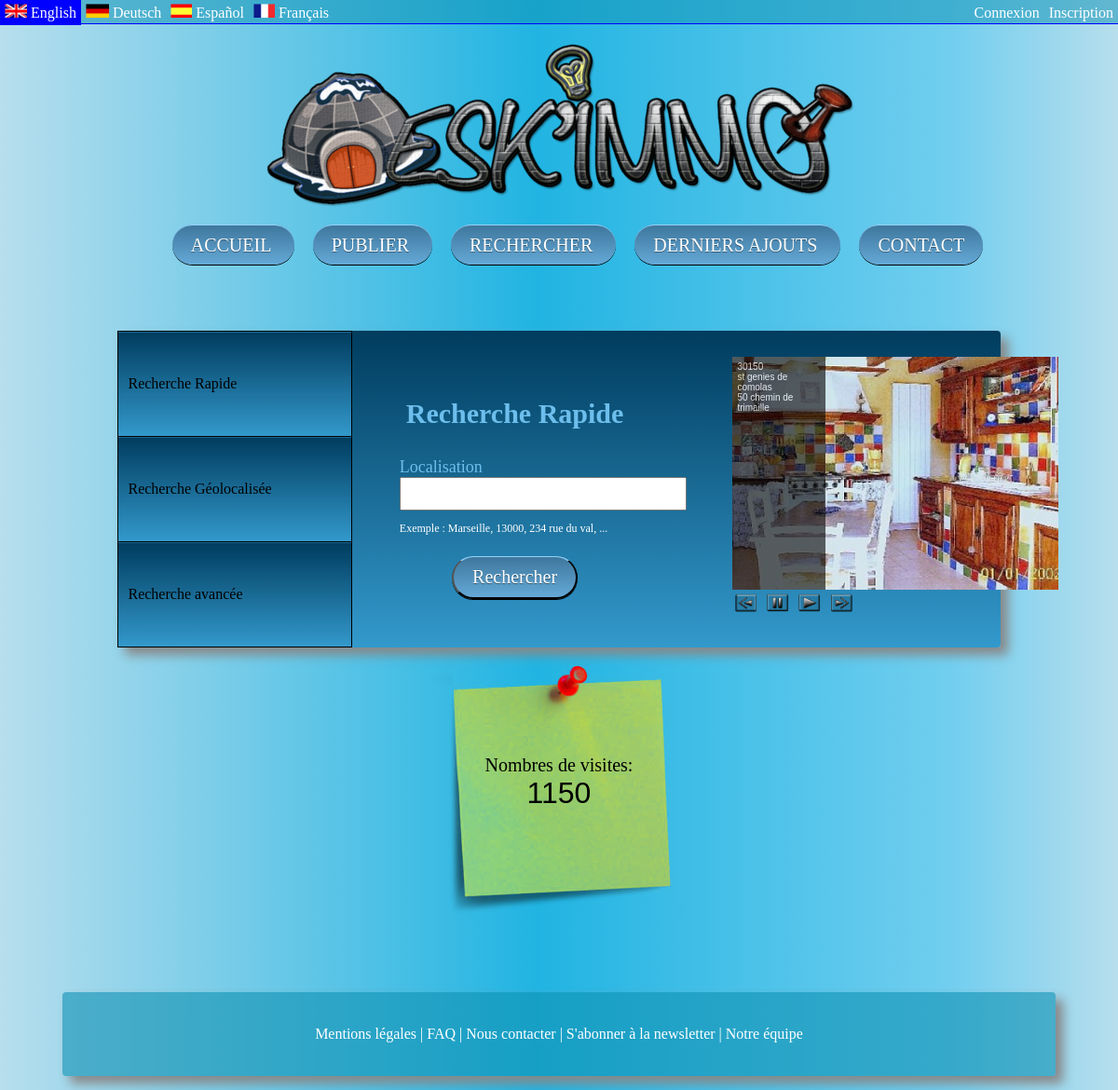
The page / on the database its author committed.
### tables this page shows
CREATE TABLE IF NOT EXISTS `logements` (
  `id` int(11) NOT NULL AUTO_INCREMENT,
  `adresse` varchar(255) NOT NULL,
  `charges_incluses` varchar(255) NOT NULL,
  `etage` varchar(255) NOT NULL,
  `ville` varchar(255) NOT NULL,
  `code_postal` int(11) NOT NULL,
  `date_dispo_debut` date NOT NULL,
  `date_dispo_fin` date NOT NULL,
  `loyer` int(11) NOT NULL,
  `devise` varchar(255) NOT NULL,
  `type_logement` varchar(255) NOT NULL,
  `type_annonce` varchar(255) NOT NULL,
  `superficie` int(11) NOT NULL,
  `nb_pieces` int(50) NOT NULL,
  `nb_chambres` int(11) NOT NULL,
  `meuble` varchar(11) NOT NULL,
  `sanitaires` varchar(255) NOT NULL,
  `salle_de_bain` varchar(255) NOT NULL,
  `cuisine` varchar(255) NOT NULL,
  `chauffage` varchar(255) NOT NULL,
  `energetic` varchar(255) NOT NULL,
  `phone` int(11) NOT NULL,
  `dispo_media` varchar(255) NOT NULL,
  `commentaire` text NOT NULL,
  `photos` varchar(255) NOT NULL,
  `membre_id` int(11) NOT NULL,
  `date_ajout` datetime NOT NULL,
  `pays` varchar(255) NOT NULL,
  `lesPlus` varchar(255) NOT NULL,
  `accessibilite_services` varchar(255) NOT NULL,
  PRIMARY KEY (`id`)
);

CREATE TABLE IF NOT EXISTS `photo` (
  `id` int(11) NOT NULL AUTO_INCREMENT,
  `logement_id` int(11) NOT NULL,
  `photo` varchar(255) NOT NULL,
  PRIMARY KEY (`id`)
);

### controleurs/recherche.php (called while the page is built)
<?php
include(dirname(__FILE__) . '/../modeles/recherche.php');
$logements = lastLogement();
include(dirname(__FILE__) . '/../vues/recherche.php');
?>

### controleurs/accueil.php (called while the page is built, shortened)
<?php
include(dirname(__FILE__).'/../controleurs/haut.php');
include(dirname(__FILE__).'/../controleurs/topMenu.php');
include(dirname(__FILE__).'/../modeles/accueil.php');
include(dirname(__FILE__).'/../vues/accueil.php');
include(dirname(__FILE__).'/../controleurs/bas.php');
?>

### modeles/recherche.php (called while the page is built)
<?php
function lastLogement() {
    $pdo_options[PDO::ATTR_ERRMODE] = PDO::ERRMODE_EXCEPTION;
    $bdd = new PDO('mysql:host=' . BDD_HOST . ';dbname=' . BDD_NAME, BDD_USER, BDD_PASS, $pdo_options);
    $a = $bdd->prepare("SELECT * FROM logements ORDER BY date_ajout DESC LIMIT 0,10");
    $a->execute();
    $r = $a->fetchAll();
    return $r;
}
function getImage($id){
    $pdo_options[PDO::ATTR_ERRMODE] = PDO::ERRMODE_EXCEPTION;
    $bdd = new PDO('mysql:host=' . BDD_HOST . ';dbname=' . BDD_NAME, BDD_USER, BDD_PASS, $pdo_options);
    $a = $bdd->prepare("SELECT * FROM photo WHERE logement_id = ?");
    $a->execute(array($id));
    $r = $a->fetch();
    return $r['photo'];
}
?>

### vues/recherche.php (the view, shortened to what this page needs)
<div id="search" >
    <table>
        <tr>
            <td class="searchButton" onmouseover="rechercheRapideIn()" onmouseout="rechercheRapideOut()" onclick="rechercheRapideClick()" id="rechercheRapide" >
                <?php
                if ($_SESSION['langue'] == "fr") {
                    echo "Recherche Rapide";
                } elseif ($_SESSION['langue'] == "en") {
                    echo "Quick search";
                } elseif ($_SESSION['langue'] == "de") {
                    echo "Schnelle Suche";
                } elseif ($_SESSION['langue'] == "es") {
                    echo "B&uacute;squeda r&aacute;pida";
                }
                ?>
            </td>
            <td rowspan="3" style=";padding-left: 5%;width: 300px; " >
                <div id="rechercheRap">
                    <h3><?php
                if ($_SESSION['langue'] == "fr") {
                    echo "Recherche Rapide";
                } elseif ($_SESSION['langue'] == "en") {
                    echo "Quick search";
                } elseif ($_SESSION['langue'] == "de") {
                    echo "Schnelle Suche";
                } elseif ($_SESSION['langue'] == "es") {
                    echo "B&uacute;squeda r&aacute;pida";
                }
                ?></h3>
                    <form method="post" action="index.php?page=resultatRecherche" >
                        <label for="localisation" ><?php
                        if ($_SESSION['langue'] == "fr") {
                            echo "Localisation";
                        } elseif ($_SESSION['langue'] == "en") {
                            echo "Location";
                        } elseif ($_SESSION['langue'] == "de") {
                            echo "Lage";
                        } elseif ($_SESSION['langue'] == "es") {
                            echo "Ubicaci&oacute;n";
                        }
                ?></label><br/>
                        <input type="text" id="local" name="local" style="width: 300px;height: 30px;" onkeyup="liste();" />
                        <p>
                            <?php
                            if ($_SESSION['langue'] == "fr") {
                                echo "Exemple :";
                            } elseif ($_SESSION['langue'] == "en") {
                                echo "Example :";
                            } elseif ($_SESSION['langue'] == "de") {
                                echo "Beispiel :";
                            } elseif ($_SESSION['langue'] == "es") {
                                echo "Ejemplo :";
                            }
                            ?> Marseille, 13000, 234 rue du val, ...
                        </p>
                        <center>
                            <input type="submit" class="topMenuButton" value="<?php
                            if ($_SESSION['langue'] == "fr") {
                                echo "Rechercher";
                            } elseif ($_SESSION['langue'] == "en") {
                                echo "Search";
                            } elseif ($_SESSION['langue'] == "de") {
                                echo "Suche";
                            } elseif ($_SESSION['langue'] == "es") {
                                echo "Buscar";
                            }
                            ?>" />
                        </center>
                    </form>
                </div>
            </td>
            <td rowspan="3" style="padding-left:100px;;width: 500px;" >
                <div id="slider">
                    <div id="mask-gallery">
                        <ul id="gallery">
                            <?php
                            foreach ($logements as $value) {
                                ?>
                                <li><a href="index.php?page=pageLogementFinale&amp;id=<?php echo $value['id'] ?>"><img src="<?php echo "webroot/img/logements/" . getImage($value['id']); ?>" width="350" height="250" alt=""/></a></li>
                                <?php
                            }
                            ?>
                        </ul>
                    </div>
                    <div id="mask-excerpt">
                        <ul id="excerpt">
                            <?php
                            foreach ($logements as $value) {
                                ?>
                                <li><?php echo $value['code_postal'] . "<br/>" . $value['ville'] . "<br/>" . $value['adresse']; ?></li>
                                <?php
                            }
                            ?>
                        </ul>
                    </div>
                </div>
                <div id="buttons">
                    <a href="#" id="btn-prev"><img alt="prev" src="webroot/img/prev.png" height="30px" width="30px" /></a>
                    <a href="#" id="btn-pause"><img alt="pause" src="webroot/img/pause.png" height="30px" width="30px" /></a>
                    <a href="#" id="btn-play"><img alt="play" src="webroot/img/play.png" height="30px" width="30px" /></a>
                    <a href="#" id="btn-next"><img alt="next" src="webroot/img/next.png" height="30px" width="30px" /></a>
                </div>
            </td>
        </tr>
        <tr>
            <td class="searchButton" onmouseover="rechercheGeoIn()" onmouseout="rechercheGeoOut()" onclick="rechercheGeoClick()" id="rechercheGeo" >
                <?php
                if ($_SESSION['langue'] == "fr") {
                    echo "Recherche G&eacute;olocalis&eacute;e";
                } elseif ($_SESSION['langue'] == "en") {
                    echo "Geotagged Search";
                } elseif ($_SESSION['langue'] == "de") {
                    echo "Géo-lokalisiert Suche ";
                } elseif ($_SESSION['langue'] == "es") {
                    echo "Buscar con etiqueta geogr&aacute;fica";
                }
                ?>
            </td>
        </tr>
        <tr>
            <td class="searchButton" onmouseover="rechercheAvIn()" onmouseout="rechercheAvOut()" onclick="rechercheAvClick()" id="rechercheAv" >
                <?php
                if ($_SESSION['langue'] == "fr") {
                    echo "Recherche avanc&eacute;e";
                } elseif ($_SESSION['langue'] == "en") {
                    echo "Advanced search";
                } elseif ($_SESSION['langue'] == "de") {
                    echo "fortschrittliche Suche";
                } elseif ($_SESSION['langue'] == "es") {
                    echo "Busqueda avanzada";
                }
                ?>
            </td>
        </tr>
    </table>
</div>

### webroot/css/style.css (style rules this page uses)
#slider { width:4000px; height:2500px; position:relative; overflow:hidden; }
#mask-gallery { overflow:hidden; }
#gallery { list-style:none; margin:0; padding:0; z-index:0; width:900px; overflow:hidden; }
#gallery li { float:left; }
#mask-excerpt { position:absolute; top:0; left:0; z-index:500; width:100px; overflow:hidden; }
#excerpt { filter:alpha(opacity=60); -moz-opacity:0.6; -khtml-opacity: 0.6; opacity: 0.6; list-style:none; margin:0; padding:0; z-index:10; position:absolute; top:0; left:0; width:100px; background-color:#000; overflow:hidden; font-family:cursive; font-size:10px; color:#fff; }
#excerpt li { padding:5px; }
body { background: #b7deed; background: -moz-linear-gradient(left, #b7deed 0%, #21b4e2 48%, #71ceef 85%, #b7deed 100%); background: -webkit-gradient(linear, left top, right top, color-stop(0%,#b7deed), color-stop(48%,#21b4e2), color-stop(85%,#71ceef), color-stop(100%,#b7deed)); background: -webkit-linear-gradient(left, #b7deed 0%,#21b4e2 48%,#71ceef 85%,#b7deed 100%); background: -o-linear-gradient(left, #b7deed 0%,#21b4e2 48%,#71ceef 85%,#b7deed 100%); background: -ms-linear-gradient(left, #b7deed 0%,#21b4e2 48%,#71ceef 85%,#b7deed 100%); background: linear-gradient(left, #b7deed 0%,#21b4e2 48%,#71ceef 85%,#b7deed 100%); filter: progid:DXImageTransform.Microsoft.gradient( startColorstr='#b7deed', endColorstr='#b7deed',GradientType=1 ); }
.topMenuButton { border-top: 1px solid #96d1f8; background: #65a9d7; background: -webkit-gradient(linear, left top, left bottom, from(#3e779d), to(#65a9d7)); background: -webkit-linear-gradient(top, #3e779d, #65a9d7); background: -moz-linear-gradient(top, #3e779d, #65a9d7); background: -ms-linear-gradient(top, #3e779d, #65a9d7); background: -o-linear-gradient(top, #3e779d, #65a9d7); padding: 10px 20px; -webkit-border-radius: 40px; -moz-border-radius: 40px; border-radius: 40px; -webkit-box-shadow: rgba(0,0,0,1) 0 1px 0; -moz-box-shadow: rgba(0,0,0,1) 0 1px 0; box-shadow: rgba(0,0,0,1) 0 1px 0; text-shadow: rgba(0,0,0,.4) 0 1px 0; color: #ffffff; font-size: 20px; font-family: Georgia, serif; text-decoration: none; vertical-align: middle; margin: 10px; }
#search { margin-top: 80px; margin-bottom: 20px; background: #3399cc url("gradient-bg.png") repeat-x top; -o-background-size: 100% 100%; -moz-background-size: 100% 100%; -webkit-background-size: 100% 100%; background-size: 100% 100%; background: -webkit-gradient( linear, left top, left bottom, from(#003C5E), to(#3399cc) ); background: -webkit-linear-gradient( top, #003C5E, #3399cc ); background: -moz-linear-gradient( top, #003C5E, #3399cc ); background: -o-linear-gradient( top, #003C5E, #3399cc ); background: linear-gradient( top, #003C5E, #3399cc ); -moz-border-radius: 4px; -webkit-border-radius: 4px; border-radius: 4px; -moz-box-shadow: 8px 8px 20px #888; -webkit-box-shadow: 8px 8px 20px #888; box-shadow:8px 8px 12px #888; margin-bottom: 15px; margin-left: 10%; margin-right: 10%; font-family: Georgia; }
#search h3 { color: #6DBEEC; font-size: 30px; font-weight: bold; text-align: center; }
#search p { color: white; font-size: 12px; }
#search label { color: #6DBEEC; font-size: 18px; }
.searchButton { height: 110px; min-width: 250px; border: 1px solid black; background: #3399cc url("gradient-bg.png") repeat-x top; -o-background-size: 100% 100%; -moz-background-size: 100% 100%; -webkit-background-size: 100% 100%; background-size: 100% 100%; background: -webkit-gradient( linear, left top, left bottom, from(#003C5E), to(#3399cc) ); background: -webkit-linear-gradient( top, #003C5E, #3399cc ); background: -moz-linear-gradient( top, #003C5E, #3399cc ); background: -o-linear-gradient( top, #003C5E, #3399cc ); background: linear-gradient( top, #003C5E, #3399cc ); }
#search table { border-collapse: collapse; }
#search td { padding-right: 1%; padding-left: 1%; }
#slider { width:300px; height:186px; position:relative; overflow:hidden; }
#excerpt { filter:alpha(opacity=60); -moz-opacity:0.6; -khtml-opacity: 0.6; opacity: 0.6; list-style:none; margin:0; padding:0; z-index:10; position:absolute; top:0; left:0; width:100px; background-color:#000; overflow:hidden; font-family:arial; font-size:10px; color:#fff; }
#slider { width:350px; height:250px; position:relative; overflow:hidden; }

### rows shown on the page
logements: id.photo (picture), code_postal "30150", ville "st genies de comolas", adresse "50 chemin de trimaille"

### other values the page prints
$nbVues "1150"
